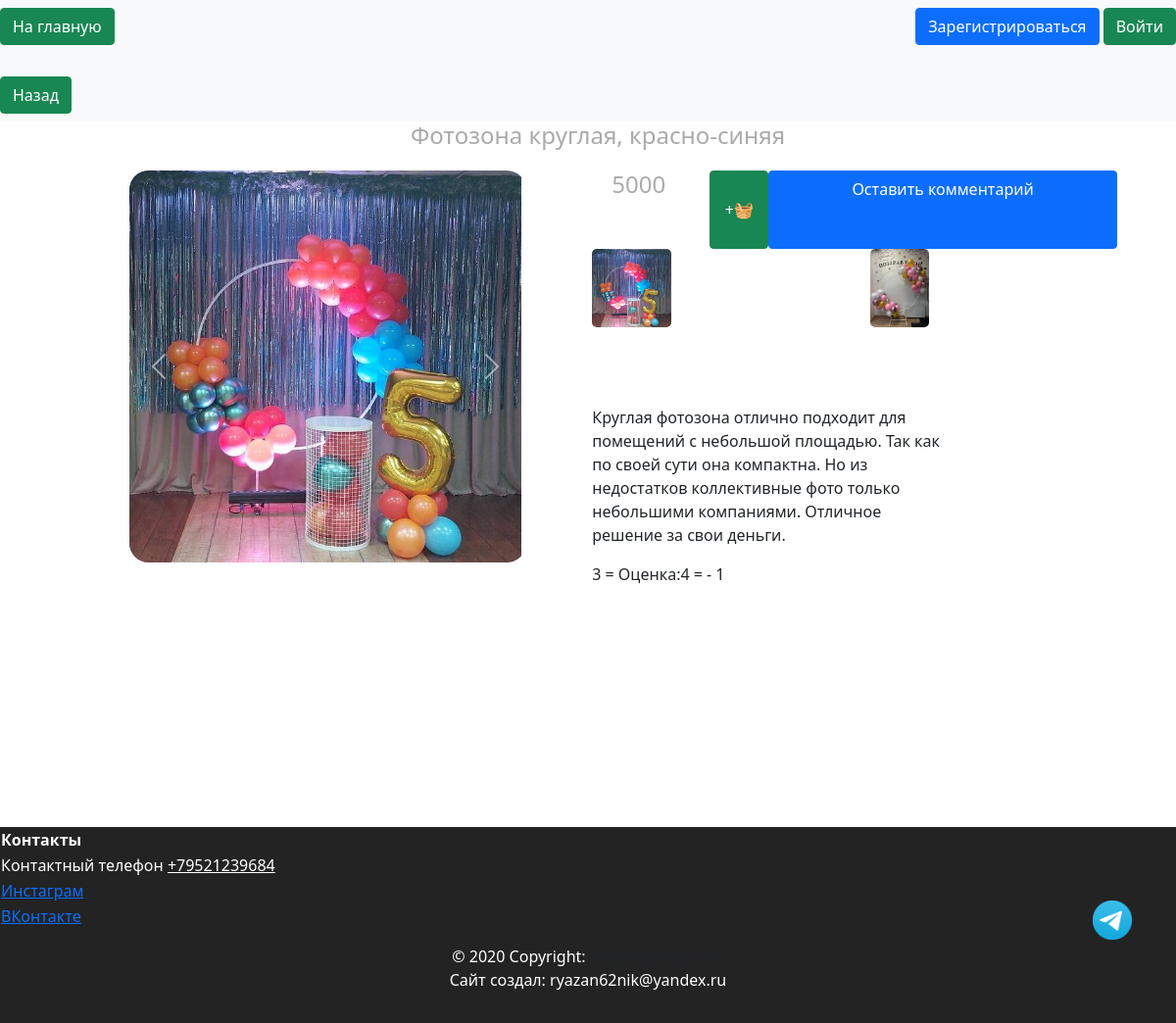
Screenshot of /show_product/1/1 with the database file from the repository.
### data/products_group.py (models this page shows, shortened)
class ProductGroup(SqlAlchemyBase, SerializerMixin):
    __tablename__ = 'product_group'
    id = sqlalchemy.Column(sqlalchemy.Integer,
                           primary_key=True, autoincrement=True)
    title = sqlalchemy.Column(sqlalchemy.String, nullable=True)
    description = sqlalchemy.Column(sqlalchemy.String, nullable=True)
    type = sqlalchemy.Column(sqlalchemy.Integer, sqlalchemy.ForeignKey("types.id"))
    type_relation = orm.relationship('Types')
    products = orm.relationship("Products", back_populates='product_group')
    comments = orm.relationship("Comments", back_populates='product_group')

### data/products.py (models this page shows, shortened)
class Products(SqlAlchemyBase, SerializerMixin):
    __tablename__ = 'products'
    id = sqlalchemy.Column(sqlalchemy.Integer,
                           primary_key=True, autoincrement=True)
    color = sqlalchemy.Column(sqlalchemy.String, nullable=True)
    sale = sqlalchemy.Column(sqlalchemy.Integer, nullable=True)
    cost = sqlalchemy.Column(sqlalchemy.Integer)
    remains = sqlalchemy.Column(sqlalchemy.Integer, nullable=True)
    img = sqlalchemy.Column(sqlalchemy.String, default='0_0_0_none.jpg')
    product_group_id = sqlalchemy.Column(sqlalchemy.Integer, sqlalchemy.ForeignKey("product_group.id"))
    product_group = orm.relationship('ProductGroup')
    category = orm.relationship("Category",
                                secondary="products_to_category",
                                backref="products")
    def get_img(self):
        return self.img.split(', ')

### data/comments.py (models this page shows, shortened)
class Comments(SqlAlchemyBase, SerializerMixin):
    __tablename__ = 'comments'
    id = sqlalchemy.Column(sqlalchemy.Integer,
                           primary_key=True, autoincrement=True)
    content = sqlalchemy.Column(sqlalchemy.String, nullable=True)
    plus = sqlalchemy.Column(sqlalchemy.String, nullable=True)
    minus = sqlalchemy.Column(sqlalchemy.String, nullable=True)
    mark = sqlalchemy.Column(sqlalchemy.Integer, nullable=True)
    product_group_id = sqlalchemy.Column(sqlalchemy.Integer, sqlalchemy.ForeignKey("product_group.id"))
    product_group = orm.relationship('ProductGroup')
    user_id = sqlalchemy.Column(sqlalchemy.Integer, sqlalchemy.ForeignKey("users.id"))
    user = orm.relationship('User')
    def show_data(self):
        return f'{self.id}\n{self.content}\tОценка:{self.mark}\t{self.plus}\n{self.minus}\n{self.product_group_id}'

### server.py (the view)
@app.route('/show_product/<int:product_group_id>/<int:product_id>', methods=['GET', 'POST'])
def show_product(product_group_id, product_id):
    db_sess = db_session.create_session()
    product_group = db_sess.query(ProductGroup).filter(ProductGroup.id == product_group_id).first()
    product = db_sess.query(Products).filter(Products.id == product_id).first()
    return render_template('pages/show_product.html', title='product', product=product, product_group=product_group)

### data/db_session.py (called while the page is built)
def create_session() -> Session:
    global __factory
    return __factory()

### templates/pages/show_product.html (shortened to what this page needs)
{% extends "base.html" %}
{% block content %}
<nav class="navbar navbar-light bg-light title-width">
    <a href="#" onclick="window.history.back()" class="btn btn-success"> Назад </a>
</nav>
<div class="show-product">
    <div class="show-product-title">
        <h4>{{product.product_group.title}}, {{product.color}}</h4>
    </div>
    <div class="show-product-img-place">
        {% if product.get_img()[0]%}
        <div id="carousel{{product.id}}" class="carousel slide" data-bs-ride="false">
            <div class="carousel-inner">
                <div class="carousel-item active">
                    <img class="d-block show-product-img" src="/static/img/products/{{product.get_img()[0]}}"
                         alt="{{product.get_img()[0]}}">
                </div>
            </div>
            <a class="carousel-control-prev" href="#carousel{{product.id}}" role="button" data-slide="prev">
                <span class="carousel-control-prev-icon" aria-hidden="true"></span>
            </a>
            <a class="carousel-control-next" href="#carousel{{product.id}}" role="button" data-slide="next">
                <span class="carousel-control-next-icon" aria-hidden="true"></span>
            </a>
        </div>
        {%else%}
        <img class="show-product-img" src="/static/img/products/none.jpg"
             alt="/static/img/products/{{product.get_img()[0]}}"/>
        {%endif%}
    </div>
    <div class="show-product-text-place">
        <div class="show-product-sub">
            <div><h4>{{product.cost}}</h4></div>
            <button class="btn btn-success"
                    onclick="addToBasket('{{ product.id }}'{% if current_user.is_authenticated %}, '{{current_user.id}}' {%endif%});">
                +🧺
            </button>
            <a href="/comment_product/{{product_group.id}}/{{ product.id }}" class="btn btn-primary">Оставить
                комментарий</a>
        </div>
        <div class="show-product-colors">
            {%for product_color in product_group.products%}
            <a href="/show_product/{{product_group.id}}/{{product_color.id}}">
                <img class="d-block show-product-little-img"
                     src="/static/img/products/{{product_color.get_img()[0]}}"
                     alt="{{product.color}}">
            </a>
            {%endfor%}
        </div>
        <div class="show-product-description">
            <div><p>{{product_group.description}}</p></div>
            <div>
                {%for comment in product_group.comments%}
                <div>{{comment.show_data()}}</div>
                {%endfor%}
            </div>
        </div>
    </div>
</div>
{% endblock %}

### static/css/header.css (style rules this page uses)
:root { --main-color: #0179FA; --second-color: white; }

### static/css/footer.css (style rules this page uses)
:root { --main-color: #111111; --second-color: white; }

### static/css/style.css (style rules this page uses)
:root { --main-color: #0179FA; --second-color: #ffffff; --thirdly_color: #629ee3; }
body { background-color: var(--second-color); }

### static/css/mystyle.css (style rules this page uses)
html { --firstly-color: white; --secondary-color: rgba(91, 82, 212, 0.837); --thirdly-color: rgb(99, 96, 105); --fourly-color: rgb(144, 182, 242); --black: rgb(35, 35, 35); --dark-blue: #12191D; --white: #FFFFFF; --green: #33FF00; --caribbean: #00E197; --light-green: #8EEF8C; --turquoise: #12EEFF; --pink: #F053D5; --red: #FE785A; --gray-900: #0C1114; --gray-700: #242A2C; --gray-650: #495257; --gray-600: #424B4F; --gray-500: #495257; --gray-300: #8D979E; --gray-200: #ACB4B9; --gray-150: #AEB6BB; --gray-100: #EEF1F3; --gray-50: #F6F8F9; --framing: black; --text-color: white; }
body { min-height: 100vh; position: relative; }
h4 { padding-left: 20px; color: #aaaaaa; }
.title-width { min-width: 100%; }
body { margin: 0; padding: 0; text-align: center; }
.show-product { width: 90vw; height: 90vh; margin: auto; display: grid; grid-template-columns: auto auto; grid-template-rows: 50px auto; gap:10; grid-auto-flow: column; }
.show-product-title { grid-column: 1 / -1; grid-row: 1; margin-right:auto; margin-left:auto; }
.show-product-img-place { grid-column: 1; grid-row: 2; width: 50vh; height: 50vh; background-color: var(--thirdly-color); border-radius: 20px; margin-right:auto; margin-left:auto; }
.show-product-img { height: 50vh; border-radius: 20px; object-fit: cover; }
.show-product-text-place { display: grid; grid-template-rows: 10vh 20vh auto; gap:10; }
.show-product-sub { display: grid; grid-template-columns: 10vw 5vw; gap:10; grid-auto-flow: column; }
.show-product-colors { display: grid; gap:10px; grid-auto-flow: column; justify-items: start; }
.show-product-little-img { height: 10vh; border-radius: 5px; object-fit: cover; }
.show-product-description { max-width: 30vw; }

### rows the page displays
ProductGroup: product_group "Фотозона круглая", description "Круглая фотозона отлично подходит для помещений с небольшой площадью. Так как по своей сути она компактна. Но из недостатков коллективные фото только небольшими компаниями. Отличное решение за свои деньги."
Products: color "красно-синяя", img (picture), cost "5000"
Products: shows a picture
Comments: show_data "3 = Оценка:4 = - 1"
